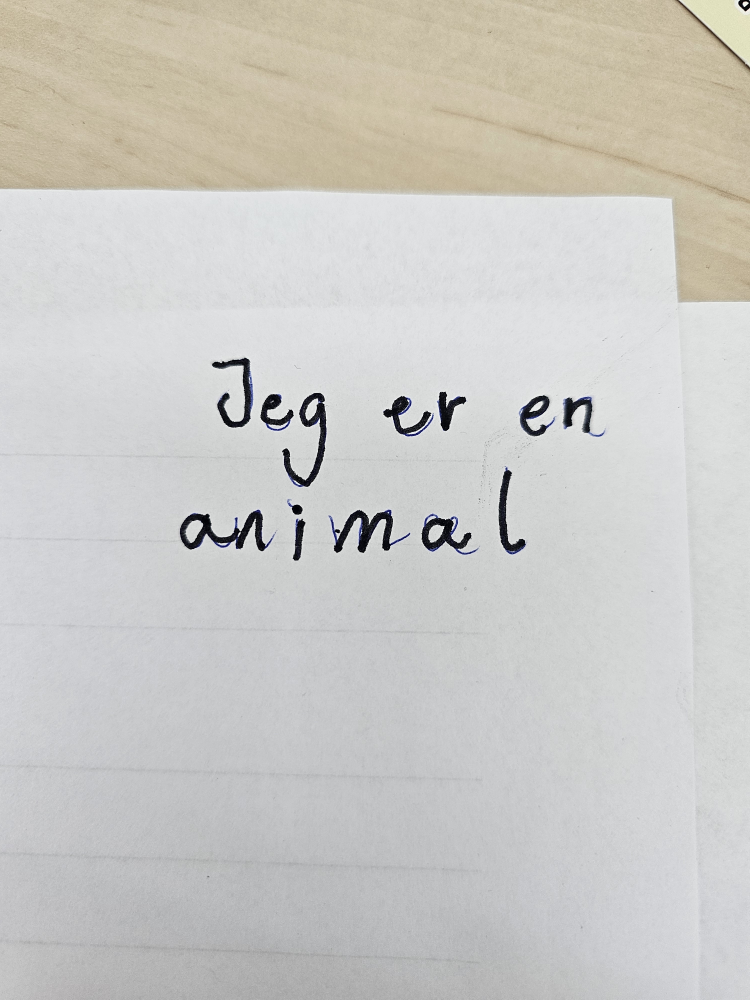
#> input picture EasyOCR/TestImg.jpg, 3000 x 4000 px, found by its file name (shown at 1/4 size)
$ python TestEdgeDetection.py   (older library calls are emulated)
#> lines starting #> are read from the running program, lines starting #| are printed output that depends on the picture; after the words box and inside, x2 and y2 are one past the last pixel; in counts of white or black regions, pixels touching at a corner belong together
import cv2
import numpy as np

image=cv2.imread('EasyOCR\\TestImg.jpg')
#> image is the input picture: shape (4000, 3000, 3); mean B, G, R 197.4, 201.4, 202.6

resized_image = cv2.resize(image,(600, 500))
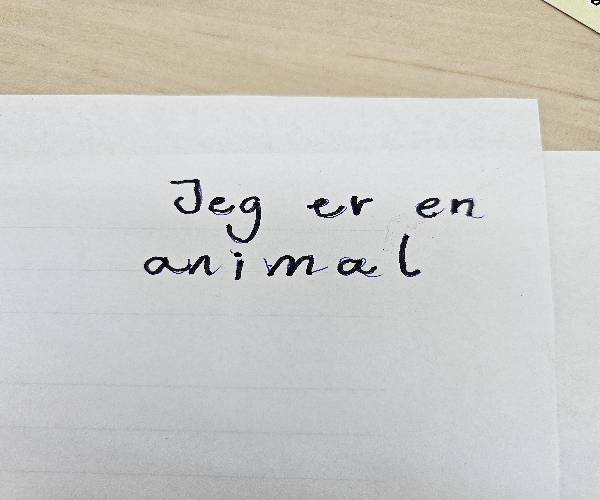
#> resized_image: shape (500, 600, 3); mean B, G, R 197.6, 201.6, 202.9

# Load image in grayscale
img = cv2.cvtColor(resized_image, cv2.COLOR_BGR2GRAY)
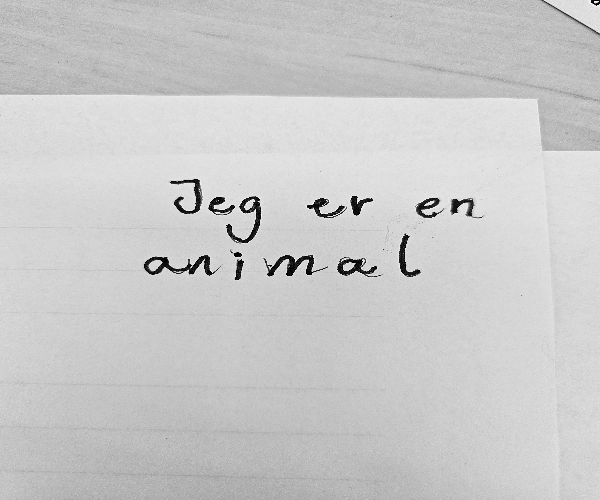
#> img: shape (500, 600); min 0, max 255, mean 201.5


# Apply Sobel operator
sobelx = cv2.Sobel(img, cv2.CV_64F, 1, 0, ksize=3)  # Horizontal edges
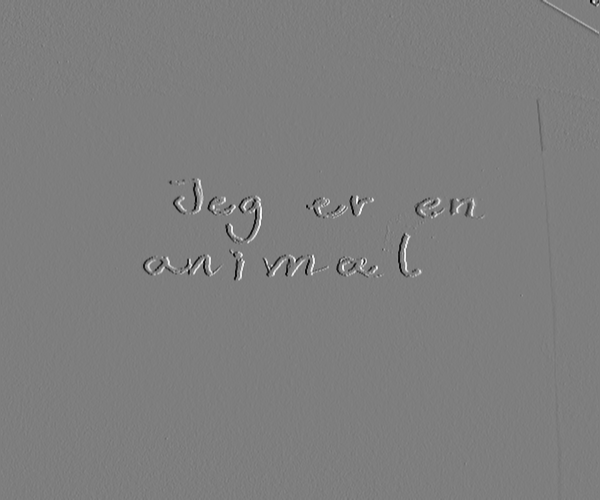
#> sobelx: shape (500, 600) float64; min -933, max 951, mean 0; drawn with min black and max white
sobely = cv2.Sobel(img, cv2.CV_64F, 0, 1, ksize=3)  # Vertical edges

# Compute gradient magnitude
gradient_magnitude = cv2.magnitude(sobelx, sobely)
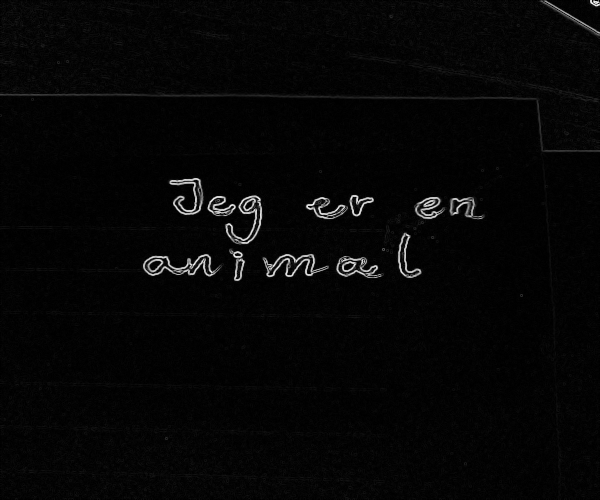
#> gradient_magnitude: shape (500, 600) float64; min 0, max 1051.2, mean 26.4; drawn with min black and max white

# Convert to uint8
gradient_magnitude = cv2.convertScaleAbs(gradient_magnitude)
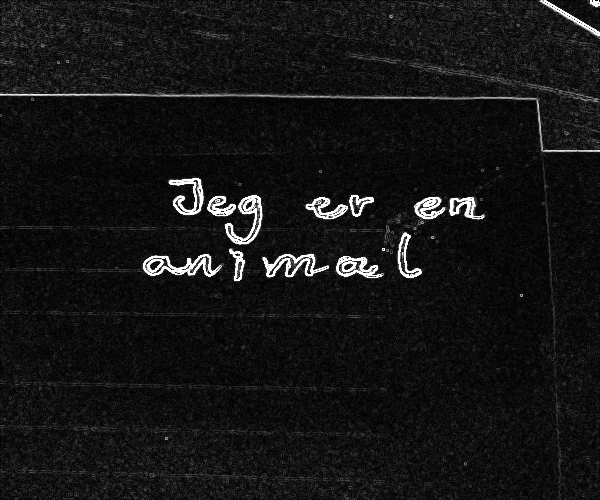
#> gradient_magnitude: shape (500, 600); min 0, max 255, mean 20.8

_, thresh_binary = cv2.threshold(
    gradient_magnitude, 245, 255, cv2.THRESH_BINARY)
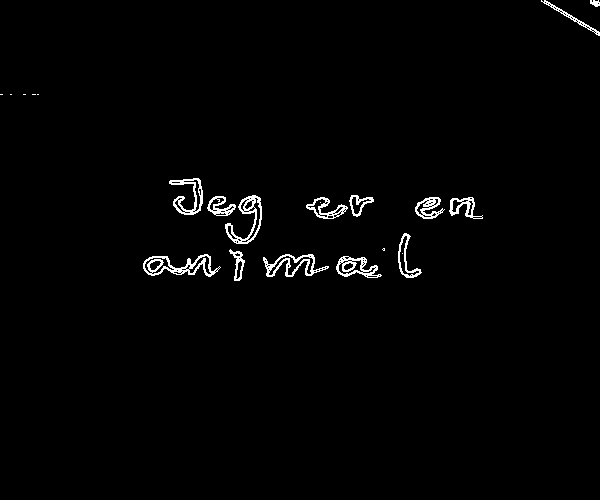
#> thresh_binary: shape (500, 600); 1.5% white in thin lines or dots, all inside (x1, y1, x2, y2) = (0, 0, 600, 281)

cv2.imwrite('EasyOCR\\TestEdgeDetection2.jpg', thresh_binary)

$ run again, with EasyOCR/Test2.jpg copied over EasyOCR/TestImg.jpg
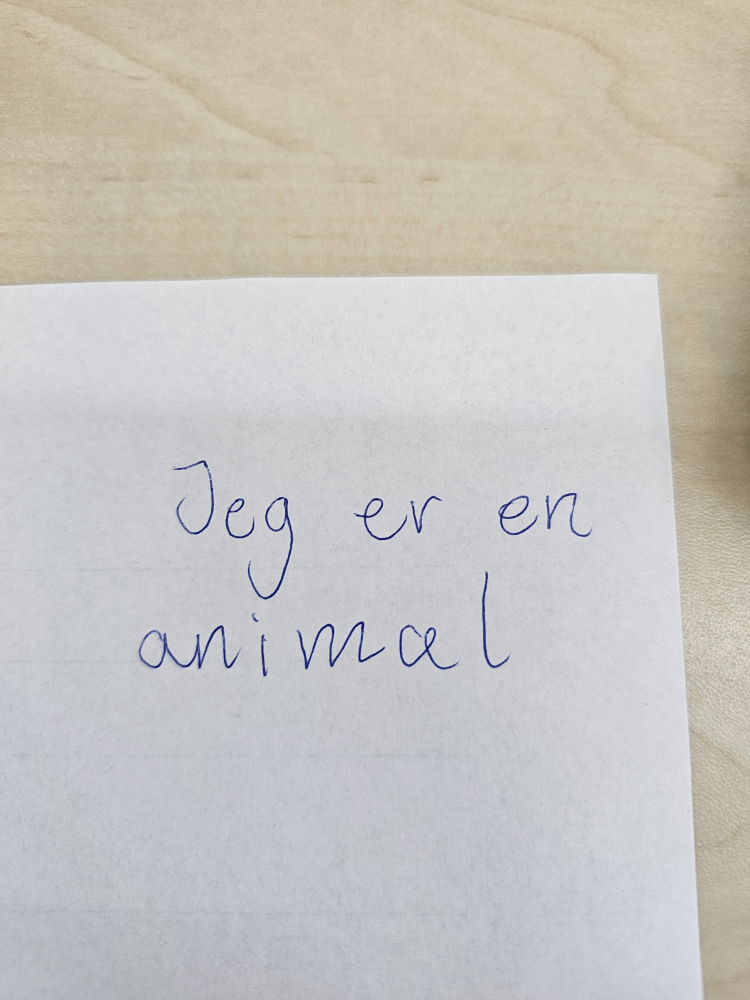
#> input picture EasyOCR/Test2.jpg, 3000 x 4000 px, found by its file name (shown at 1/4 size)
#> image is the input picture: shape (4000, 3000, 3); mean B, G, R 192.4, 196.5, 199
#> `sobelx = cv2.Sobel(img, cv2.CV_64F, 1, 0, ksize=3)`:
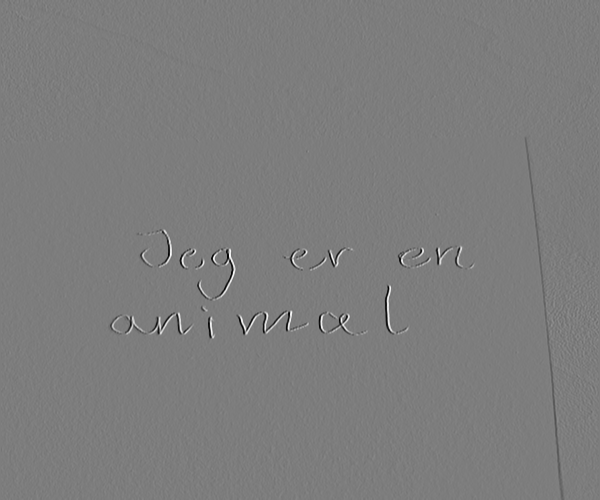
#> sobelx: shape (500, 600) float64; min -732, max 758, mean -0.3; drawn with min black and max white
#> `_, thresh_binary = cv2.threshold( gradient_magnitude, 245, 255, cv2.TH..`:
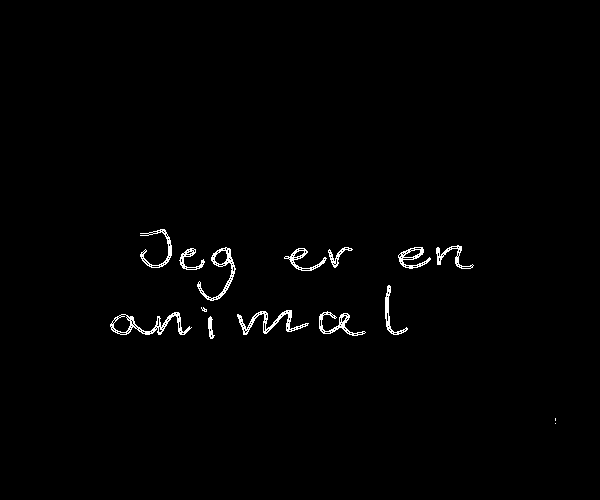
#> thresh_binary: shape (500, 600); 1.1% white in thin lines or dots, all inside (x1, y1, x2, y2) = (110, 229, 556, 424)

$ run again, with EasyOCR/test.jpg copied over EasyOCR/TestImg.jpg
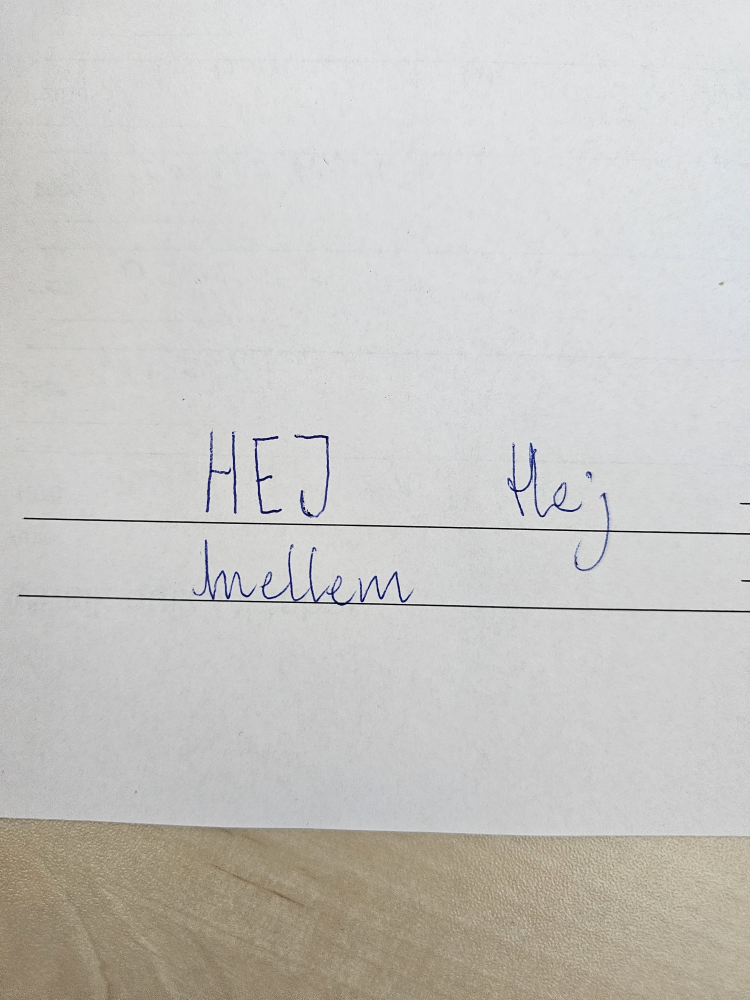
#> input picture EasyOCR/test.jpg, 3000 x 4000 px, found by its file name (shown at 1/4 size)
#> image is the input picture: shape (4000, 3000, 3); mean B, G, R 195.8, 199.1, 200.6
#> `sobely = cv2.Sobel(img, cv2.CV_64F, 0, 1, ksize=3)`:
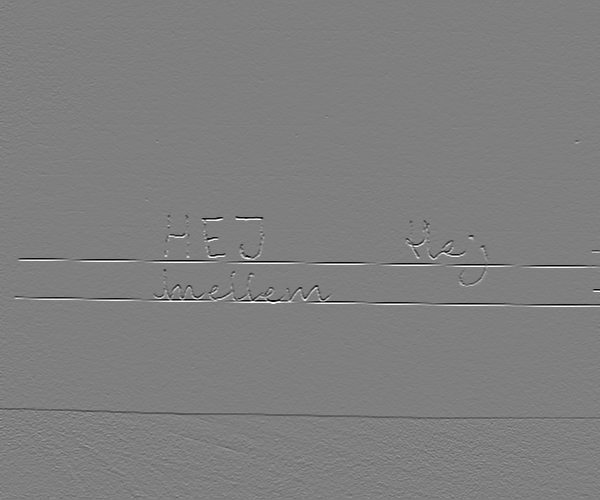
#> sobely: shape (500, 600) float64; min -864, max 863, mean -1.2; drawn with min black and max white
#> `_, thresh_binary = cv2.threshold( gradient_magnitude, 245, 255, cv2.TH..`:
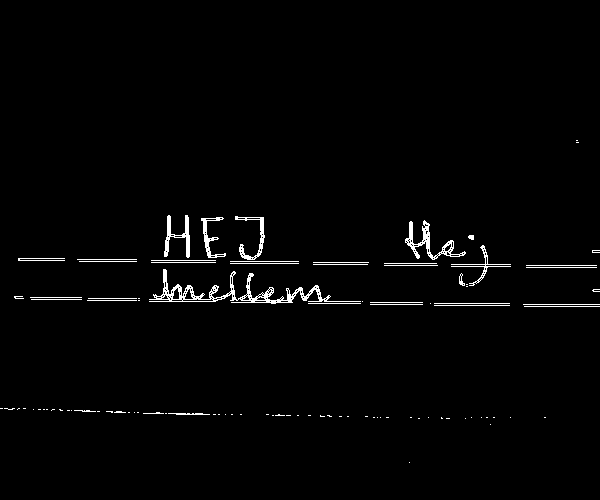
#> thresh_binary: shape (500, 600); 1.7% white in thin lines or dots, all inside (x1, y1, x2, y2) = (0, 140, 600, 463)
